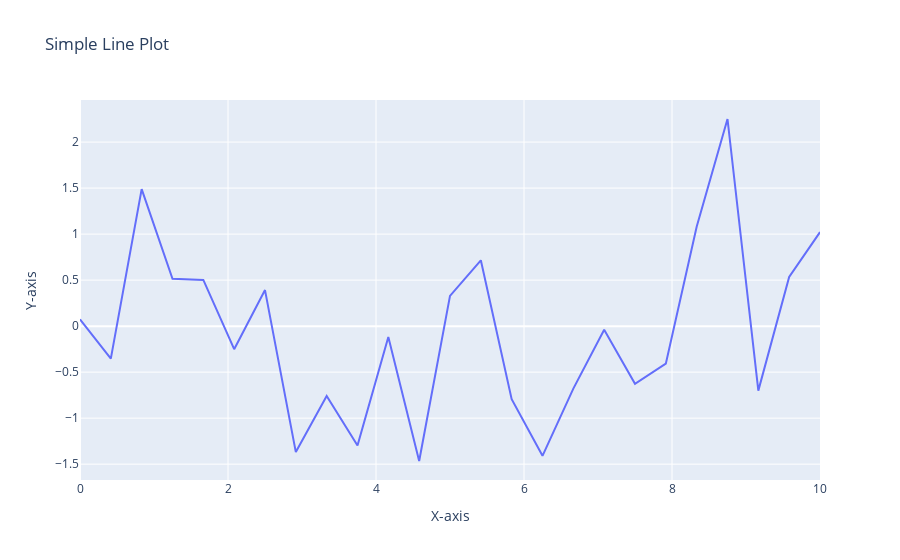

Notebook source saved alongside this figure:
### Markdown cell above
20. Using Plotly, create a basic line plot of a randomly generated dataset, label the axes, and set the title as
'Simple Line Plot'8

### Code cell
import plotly.graph_objects as go
# Generate random data
x = np.linspace(0, 10, 25)
y = np.random.normal(size=25)

# Create a trace for the line plot
trace = go.Scatter(x=x, y=y, mode='lines', name='Random Data')

# Set the layout with labeled axes and a title
layout = go.Layout(title='Simple Line Plot',
                   xaxis=dict(title='X-axis'),
                   yaxis=dict(title='Y-axis'))

# Create the figure and add the trace to it
fig = go.Figure(data=[trace], layout=layout)

# Display the figure
fig.show()

### Figure 1 — Plotly figure (JSON) as saved in the notebook; plotly's stock layout.template omitted (floating-point values rounded to 4 significant figures)
{"data": [{"mode": "lines", "name": "Random Data", "type": "scatter", "x": [0, 0.4167, 0.8333, 1.25, 1.667, 2.083, 2.5, 2.917, 3.333, 3.75, 4.167, 4.583, 5, 5.417, 5.833, 6.25, 6.667, 7.083, 7.5, 7.917, 8.333, 8.75, 9.167, 9.583, 10], "y": [0.07389, -0.3526, 1.488, 0.5144, 0.5018, -0.2505, 0.3918, -1.369, -0.7592, -1.297, -0.1186, -1.466, 0.3282, 0.7152, -0.7943, -1.41, -0.6793, -0.03895, -0.6262, -0.4072, 1.08, 2.251, -0.7009, 0.5337, 1.022]}], "layout": {"title": {"text": "Simple Line Plot"}, "xaxis": {"title": {"text": "X-axis"}}, "yaxis": {"title": {"text": "Y-axis"}}}}
